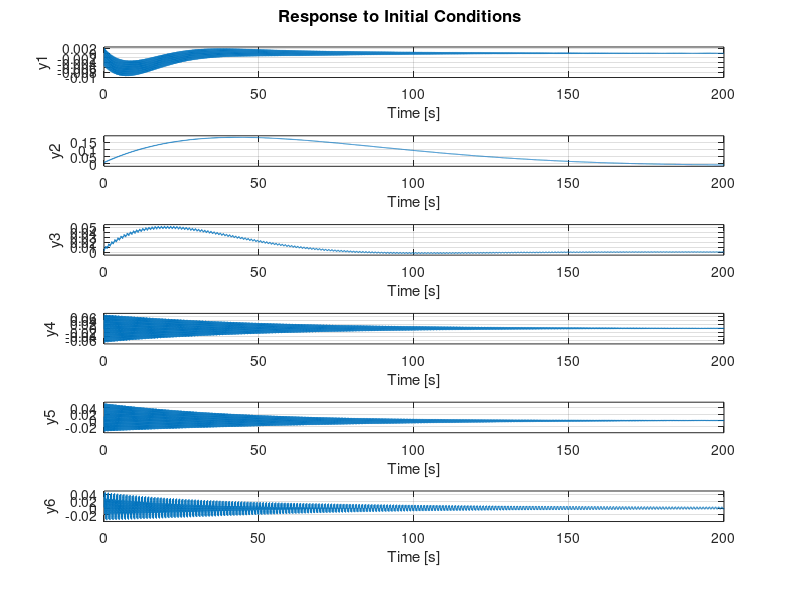
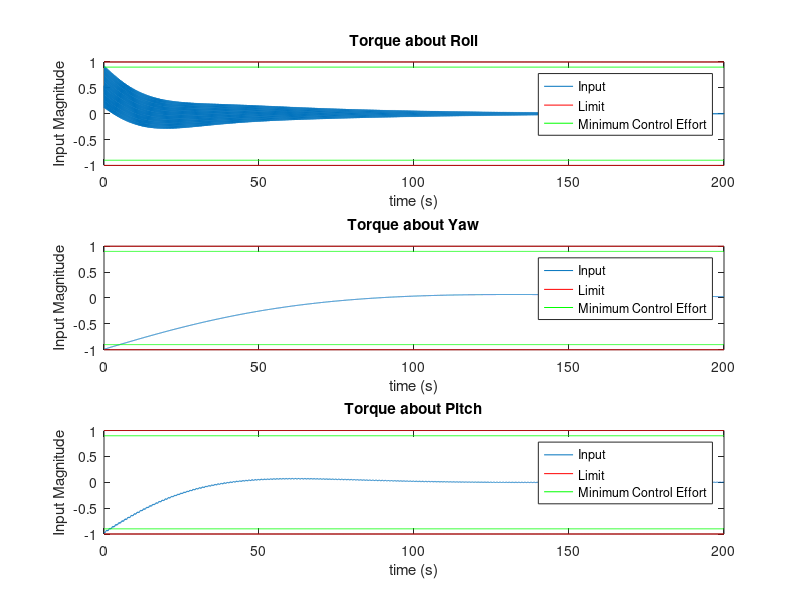
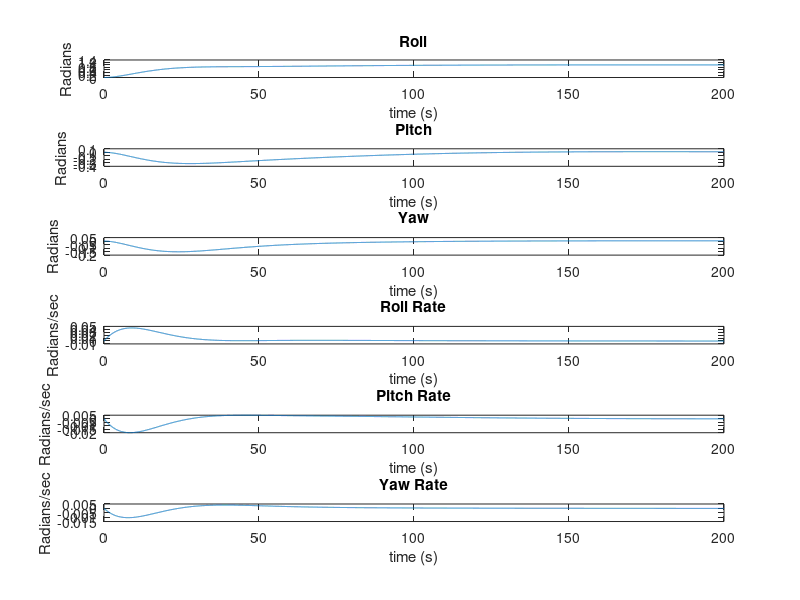

Source code (MATLAB) for these figures, in order:
close all;
clear all;

load('sat.mat')

%% a)

% First ensure that the system is controllable and observable.
cont_r = rank(ctrb(A,B));  % The rank of this is 10. So not controllable.
obsv_r = rank(obsv(A,C));  % The rank of this is 12. So not observable.

% Since the system is not controllable or observable. I need to ensure that
% it is stabilizable and detectable.

% Detectability: The system is detectable iff every eigen value vector of A
% corresponding to an eigenvalue with a positive or zero real part is not
% in the kernal of C.
eig_A = eig(A);
detectable = 1;
for ii=1:length(eig_A)
   if real(eig_A(ii)) >= 0
       PHB = [A-eig_A(ii)*eye(18); C];
       if rank(PHB) < 18
           detectable = 0;
       end
   end
end
% The value of detectable is still 1. So the system is detectable.

% Stabilizability: The system is stabilizable iff every eigenvector of A'
% corresponding to and eigenvalue with a positive or zero real part is not
% in the kernal of B'.
eig_A = eig(A);
stabilizable = 1;
for ii=1:length(eig_A)
   if real(eig_A(ii)) >= 0
       PHB = [A-eig_A(ii)*eye(18) B];
       if rank(PHB) < 18
           stabilizable = 0;
       end
   end
end
% The value of stabilizable is still 1. So the system is stabilizable.

%%% Now that I know that the system is both stabilizable and detectable, I
%%% can start to create an LQR and LQG controller. 

%%%% LQR
% I will use Bryson's rule to create my Q1 and R1 matrices as a starting point for
% the LQR controller.
max_x = 2;                      % Desired maximum state deviation from equilibrium.
Q1 = diag(ones(18,1)/max_x^2);
q = 1;                          % Used to tune performance
Q = q*Q1;

max_u = 1;                      % Desired maximum input deviation from equilibrium.
R1 = diag(ones(3,1)/max_u^2);
r = diag([5,2000,120]);              % Used to tune performance.
R=r*R1;

[K,S,E] = lqr(A,B,Q,R);
K
eig(A-B*K); % Ensure that the eigen values are all less than zero.

%%%% LQG
% I will use the known noise covariance to and model disturbance covariance
% To construct my D and N covariance matrices.
Dk = eye(3,3)*10^-3;
Nk = diag([ones(3,1)*10^-5;ones(3,1)*10^-10]);

[Kest,L,P] = kalman(ss(A,B,C,D),Dk,Nk);
L
eig(A-L*C);   % Ensure that the eigen values are all less than zero.

%%% Plot the results of the controller.
figure(1),clf;
initial(ss(A-B*K,B*0,C,D),ones(18,1));

%% b)
% Run the simulation again to get the state values
[Y,T,X] =initial(ss(A-B*K,B*0,C,D),ones(18,1));

% Get the input values since u = -Kx;
u =-K*X';

% Plot the input
figure(2),clf;
subplot(3,1,1)
plot(T,u(1,:));
hold on
plot(T,ones(1,length(T))*1,'r')
plot(T,ones(1,length(T))*0.9,'g')
plot(T,-ones(1,length(T))*1,'r')
plot(T,-ones(1,length(T))*0.9,'g')
title('Torque about Roll');
xlabel('time (s)')
ylabel('Input Magnitude');
legend('Input','Limit','Minimum Control Effort');

subplot(3,1,2)
plot(T,u(2,:));
hold on
plot(T,ones(1,length(T))*1,'r')
plot(T,ones(1,length(T))*0.9,'g')
plot(T,-ones(1,length(T))*1,'r')
plot(T,-ones(1,length(T))*0.9,'g')
title('Torque about Yaw');
xlabel('time (s)')
ylabel('Input Magnitude');
legend('Input','Limit','Minimum Control Effort');

subplot(3,1,3)
plot(T,u(3,:));
hold on
plot(T,ones(1,length(T))*1,'r')
plot(T,ones(1,length(T))*0.9,'g')
plot(T,-ones(1,length(T))*1,'r')
plot(T,-ones(1,length(T))*0.9,'g')
title('Torque about Pitch');
xlabel('time (s)')
ylabel('Input Magnitude');
legend('Input','Limit','Minimum Control Effort');

% Verify that the maximum input value is between 0.9 and 1.
max(abs(u),[],2); 
% The maximum values are [0.91;0.9905;0.9813]. Thus the system constraints
% are satisfied.

%% c)

% I want to controll yaw to 1 radian. I need to find an equilibrium input
% for this state such that Ax_d +Bu_eq = 0.
x_d = zeros(18,1);
x_d(1) = 1;          % Desired x_state.
A*x_d;               % Since this value is zero, u_eq is also zero. This 
                     % Simplifies the problem. 

% Using section 23.6.1 in the book. I need my input to be
% u = -K(x-x_d) + u_eq =>  -K(x-x_d)


temp = zeros(18,1);
temp(1) = 1;
% Set it up such that x_dot = Ax -B*K(x-x_d) with a step input.
[Y,T,X] = step(ss(A-B*K,+B*K*temp,C,0));

% Plot the results. I am plotting X instead of Y because Y is not even
% close to being the pointing angles and angular velocities.
figure(3),clf;
subplot(6,1,1);
plot(T,X(:,1))
title("Roll");
xlabel('time (s)')
ylabel('Radians');

subplot(6,1,2);
plot(T,X(:,2))
title("Pitch");
xlabel('time (s)')
ylabel('Radians');

subplot(6,1,3);
plot(T,X(:,3))
title("Yaw");
xlabel('time (s)')
ylabel('Radians');

subplot(6,1,4);
plot(T,X(:,10))
title("Roll Rate");
xlabel('time (s)')
ylabel('Radians/sec');

subplot(6,1,5);
plot(T,X(:,11))
title("Pitch Rate");
xlabel('time (s)')
ylabel('Radians/sec');

subplot(6,1,6);
plot(T,X(:,12))
title("Yaw Rate");
xlabel('time (s)')
ylabel('Radians/sec');

